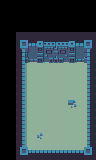

A level layout from a 2D game, rendered from its tile map. Below: a short description, then the map file with its tile-grid data intact:
An orthogonal 6x10 tile map with 16x16 px tiles, 4 tile layers (Floor, Walls, Forground, Animated).

<map version="1.0" tiledversion="1.0.2" orientation="orthogonal" renderorder="right-down" width="6" height="10" tilewidth="16" tileheight="16" nextobjectid="1">
 <tileset firstgid="1" name="dungeon_sheet" tilewidth="16" tileheight="16" tilecount="240" columns="24">
  <image source="../dungeon_sheet.png" width="384" height="160" />
  <tile id="5">
   <properties>
    <property name="wall" value="true" />
   </properties>
  </tile>
  <tile id="7">
   <properties>
    <property name="wall" value="true" />
   </properties>
  </tile>
  <tile id="29">
   <properties>
    <property name="wall" value="true" />
   </properties>
  </tile>
  <tile id="31">
   <properties>
    <property name="wall" value="true" />
   </properties>
  </tile>
  <tile id="192">
   <properties>
    <property name="door" value="true" />
   </properties>
  </tile>
 </tileset>
 <layer name="Floor" width="6" height="10">
  <data>
   <tile gid="0" />
   <tile gid="0" />
   <tile gid="0" />
   <tile gid="0" />
   <tile gid="0" />
   <tile gid="0" />
   <tile gid="0" />
   <tile gid="0" />
   <tile gid="0" />
   <tile gid="0" />
   <tile gid="0" />
   <tile gid="0" />
   <tile gid="0" />
   <tile gid="55" />
   <tile gid="55" />
   <tile gid="55" />
   <tile gid="55" />
   <tile gid="55" />
   <tile gid="0" />
   <tile gid="55" />
   <tile gid="55" />
   <tile gid="55" />
   <tile gid="55" />
   <tile gid="55" />
   <tile gid="0" />
   <tile gid="55" />
   <tile gid="55" />
   <tile gid="55" />
   <tile gid="55" />
   <tile gid="55" />
   <tile gid="0" />
   <tile gid="55" />
   <tile gid="55" />
   <tile gid="55" />
   <tile gid="55" />
   <tile gid="55" />
   <tile gid="0" />
   <tile gid="55" />
   <tile gid="55" />
   <tile gid="55" />
   <tile gid="55" />
   <tile gid="55" />
   <tile gid="0" />
   <tile gid="55" />
   <tile gid="55" />
   <tile gid="55" />
   <tile gid="55" />
   <tile gid="55" />
   <tile gid="0" />
   <tile gid="55" />
   <tile gid="55" />
   <tile gid="55" />
   <tile gid="55" />
   <tile gid="55" />
   <tile gid="0" />
   <tile gid="55" />
   <tile gid="55" />
   <tile gid="55" />
   <tile gid="55" />
   <tile gid="55" />
  </data>
 </layer>
 <layer name="Walls" width="6" height="10">
  <data>
   <tile gid="0" />
   <tile gid="0" />
   <tile gid="0" />
   <tile gid="0" />
   <tile gid="0" />
   <tile gid="0" />
   <tile gid="0" />
   <tile gid="0" />
   <tile gid="0" />
   <tile gid="0" />
   <tile gid="0" />
   <tile gid="0" />
   <tile gid="0" />
   <tile gid="6" />
   <tile gid="7" />
   <tile gid="7" />
   <tile gid="7" />
   <tile gid="8" />
   <tile gid="0" />
   <tile gid="30" />
   <tile gid="0" />
   <tile gid="0" />
   <tile gid="0" />
   <tile gid="32" />
   <tile gid="0" />
   <tile gid="54" />
   <tile gid="0" />
   <tile gid="0" />
   <tile gid="0" />
   <tile gid="56" />
   <tile gid="0" />
   <tile gid="54" />
   <tile gid="0" />
   <tile gid="0" />
   <tile gid="0" />
   <tile gid="56" />
   <tile gid="0" />
   <tile gid="54" />
   <tile gid="0" />
   <tile gid="0" />
   <tile gid="0" />
   <tile gid="56" />
   <tile gid="0" />
   <tile gid="54" />
   <tile gid="0" />
   <tile gid="0" />
   <tile gid="0" />
   <tile gid="56" />
   <tile gid="0" />
   <tile gid="54" />
   <tile gid="0" />
   <tile gid="0" />
   <tile gid="0" />
   <tile gid="56" />
   <tile gid="0" />
   <tile gid="78" />
   <tile gid="79" />
   <tile gid="79" />
   <tile gid="79" />
   <tile gid="80" />
  </data>
 </layer>
 <layer name="Forground" width="6" height="10">
  <data>
   <tile gid="0" />
   <tile gid="0" />
   <tile gid="0" />
   <tile gid="0" />
   <tile gid="0" />
   <tile gid="0" />
   <tile gid="0" />
   <tile gid="0" />
   <tile gid="0" />
   <tile gid="0" />
   <tile gid="0" />
   <tile gid="0" />
   <tile gid="0" />
   <tile gid="0" />
   <tile gid="0" />
   <tile gid="0" />
   <tile gid="0" />
   <tile gid="0" />
   <tile gid="0" />
   <tile gid="0" />
   <tile gid="0" />
   <tile gid="0" />
   <tile gid="0" />
   <tile gid="0" />
   <tile gid="0" />
   <tile gid="0" />
   <tile gid="0" />
   <tile gid="0" />
   <tile gid="0" />
   <tile gid="0" />
   <tile gid="0" />
   <tile gid="0" />
   <tile gid="0" />
   <tile gid="0" />
   <tile gid="0" />
   <tile gid="0" />
   <tile gid="0" />
   <tile gid="0" />
   <tile gid="0" />
   <tile gid="0" />
   <tile gid="184" />
   <tile gid="0" />
   <tile gid="0" />
   <tile gid="0" />
   <tile gid="0" />
   <tile gid="0" />
   <tile gid="0" />
   <tile gid="0" />
   <tile gid="0" />
   <tile gid="0" />
   <tile gid="187" />
   <tile gid="0" />
   <tile gid="0" />
   <tile gid="0" />
   <tile gid="0" />
   <tile gid="0" />
   <tile gid="0" />
   <tile gid="0" />
   <tile gid="0" />
   <tile gid="0" />
  </data>
 </layer>
 <layer name="Animated" width="6" height="10">
  <data>
   <tile gid="0" />
   <tile gid="0" />
   <tile gid="0" />
   <tile gid="0" />
   <tile gid="0" />
   <tile gid="0" />
   <tile gid="0" />
   <tile gid="0" />
   <tile gid="0" />
   <tile gid="0" />
   <tile gid="0" />
   <tile gid="0" />
   <tile gid="0" />
   <tile gid="0" />
   <tile gid="193" />
   <tile gid="194" />
   <tile gid="195" />
   <tile gid="0" />
   <tile gid="0" />
   <tile gid="0" />
   <tile gid="217" />
   <tile gid="218" />
   <tile gid="219" />
   <tile gid="0" />
   <tile gid="0" />
   <tile gid="0" />
   <tile gid="0" />
   <tile gid="0" />
   <tile gid="0" />
   <tile gid="0" />
   <tile gid="0" />
   <tile gid="0" />
   <tile gid="0" />
   <tile gid="0" />
   <tile gid="0" />
   <tile gid="0" />
   <tile gid="0" />
   <tile gid="0" />
   <tile gid="0" />
   <tile gid="0" />
   <tile gid="0" />
   <tile gid="0" />
   <tile gid="0" />
   <tile gid="0" />
   <tile gid="0" />
   <tile gid="0" />
   <tile gid="0" />
   <tile gid="0" />
   <tile gid="0" />
   <tile gid="0" />
   <tile gid="0" />
   <tile gid="0" />
   <tile gid="0" />
   <tile gid="0" />
   <tile gid="0" />
   <tile gid="0" />
   <tile gid="0" />
   <tile gid="0" />
   <tile gid="0" />
   <tile gid="0" />
  </data>
 </layer>
</map>